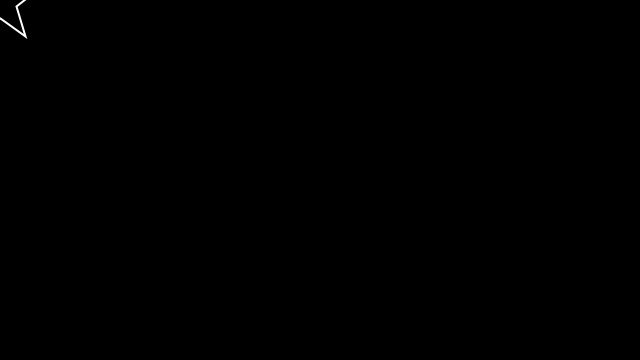
Frame 1 (no input)
Frame 60 (the mouse pressed at the canvas centre just before this capture): identical to frame 1, image omitted
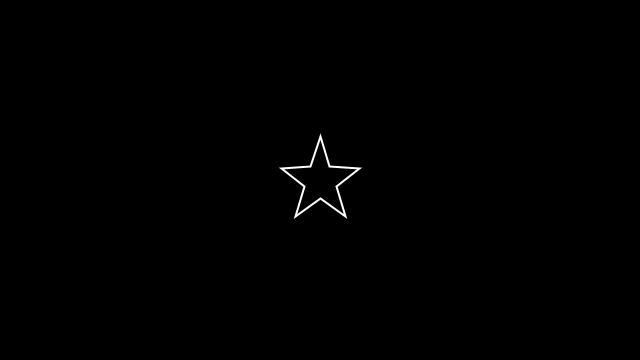
Frame 120 (the mouse held since frame 60 and released just before this capture)

The Processing sketch that drew these frames (run headless with seeded random() and noise(); from frame 60 on, the mouse is pressed at the canvas centre):

// Processing sketch: sketch_14_Star_Ver_3
// ── sketch_14_Star_Ver_3.pde
// Resizable Regular PENTAGON

float centerX = 0;
float centerY = 0;

float topX = 0;
float topY = 0;

float preX = 0;
float preY = 0;

float bottomX = 0;
float bottomY = 0;

float returnX = 0;
float returnY = 0;

float e = 0;
float f = 0;

void setup()
{
  size(640, 360);
}

void draw()
{ 
  background(0);
  centerX = mouseX;
  centerY = mouseY;
  stroke(255);
  strokeWeight(2);
  pentagon(50);
}

void pentagon(float len)
{
  int count = 0;

  // CENTER

  //point(centerX, centerY);

  // PENTAGON

  //for (count = counter(count); count <= 10; count = counter(count))
  //{
  //  value(len, count);
  //  point(returnX, returnY);
  //}

  // CLOCKWISE

  noFill();
  beginShape();

  // VERTEX 1

  count = counter(count); 
  value(len, count);
  vertex(returnX, returnY);

  // VERTEX 2

  count = counter(count); 
  value(len, count);
  vertex(returnX, returnY);

  // VERTEX 3

  count = counter(count); 
  value(len, count);
  vertex(returnX, returnY);

  // VERTEX 4

  count = counter(count); 
  value(len, count);
  vertex(returnX, returnY);

  // VERTEX 5

  count = counter(count); 
  value(len, count);
  vertex(returnX, returnY);

  // VERTEX 5

  count = counter(count); 
  value(len, count);
  vertex(returnX, returnY);

  // VERTEX 6

  count = counter(count); 
  value(len, count);
  vertex(returnX, returnY);

  // VERTEX 7

  count = counter(count); 
  value(len, count);
  vertex(returnX, returnY);

  // VERTEX 8

  count = counter(count); 
  value(len, count);
  vertex(returnX, returnY);

  // VERTEX 9

  count = counter(count); 
  value(len, count);
  vertex(returnX, returnY);

  // VERTEX 10

  count = counter(count); 
  value(len, count);
  vertex(returnX, returnY);
  endShape(CLOSE);
}

void value(float len, int count)
{
  float a = 0;
  float b = 0;

  for (int x = (int)(centerX-center(len)); x <= (int)(centerX+center(len)); x++)
  {
    for (int y = (int)(centerY-center(len)); y <= (int) centerY+hight(len); y++)
    {
      if (x == centerX && y == centerY+hight(len))
      {
        bottomX = x;
        bottomY = y;
      }
      switch(count)
      {
      case 1:
        a = (int)dist(centerX, centerY, x, y);
        if (a == center(len) && x == centerX && y <= centerY)
        {
          returnX = topX = x;
          returnY = topY = y;
        }
        break;

      case 2:
        case3(x, y, len);
        a = (int)((topX+preX)/2);
        b = (int)((topY+preY)/2);

        returnX = (int)((centerX+a)/2);
        returnY = (int)((centerY+b)/2);
        break;

      case 3:
        case3(x, y, len);
        
        returnX = e = preX;
        returnY = f = preY;
        break;

      case 4:
        case5(x, y, len);
        a = (int)((e+preX)/2);
        b = (int)((f+preY)/2);

        returnX = (int)((centerX+a)/2);
        returnY = (int)((centerY+b)/2);
        break;

      case 5:

        case5(x, y, len);

        returnX = e = preX;
        returnY = f = preY;
        break;

      case 6:
        case7(x, y, len);
        a = (int)((e+preX)/2);
        b = (int)((f+preY)/2);

        returnX = (int)((centerX+a)/2);
        returnY = (int)((centerY+b)/2);
        break;

      case 7:
        case7(x, y, len);

        returnX = e = preX;
        returnY = f = preY;
        break;

      case 8:
        case9(x, y, len);
        a = (int)((e+preX)/2);
        b = (int)((f+preY)/2);

        returnX = (int)((centerX+a)/2);
        returnY = (int)((centerY+b)/2);
        break;      

      case 9:
        case9(x, y, len);

        returnX = preX;
        returnY = preY;
        break;

      case 10:
        a = (int)((topX+preX)/2);
        b = (int)((topY+preY)/2);

        returnX = (int)((centerX+a)/2);
        returnY = (int)((centerY+b)/2);
        break;
      }
    }
  }
}

void case3(int x, int y, float len)
{
  float a = 0;
  float b = 0;

  case5(x, y, len);
  a = (int)dist(topX, topY, x, y);
  b = (int)dist(preX, preY, x, y);

  if (a == len && b == len && x >= centerX && y <= centerY)
  {
    preX = x;
    preY = y;
  }
}

void case5(int x, int y, float len)
{
  float a = 0;
  float b = 0;

  a = (int)dist(bottomX, bottomY, x, y);
  b = (int)(len/2);

  if (a == b)
  {
    preX = bottomX + b;
    preY = bottomY;
  }
}

void case7(int x, int y, float len)
{
  float a = 0;
  float b = 0;

  a = (int)dist(bottomX, bottomY, x, y);
  b = (int)(len/2);

  if (a == b)
  {
    preX = bottomX - b;
    preY = bottomY;
  }
}

void case9(int x, int  y, float len)
{
  float a = 0;
  float b = 0;

  a = (int)dist(topX, topY, x, y);
  b = (int)dist(preX, preY, x, y);

  if (a == len && b == len && x <= centerX && y <= centerY)
  {
    preX = x;
    preY = y;
  }
}

float center(float len)
{
  float rad = -sin(54); 
  float base = len/2; 
  float size = (int)(base/rad); 
  return size;
}

float hight(float len)
{
  float rad = -cos(54); 
  float hight = (int)(rad * center(len));
  return hight;
}

int counter(int count)
{
  return ++count;
}
